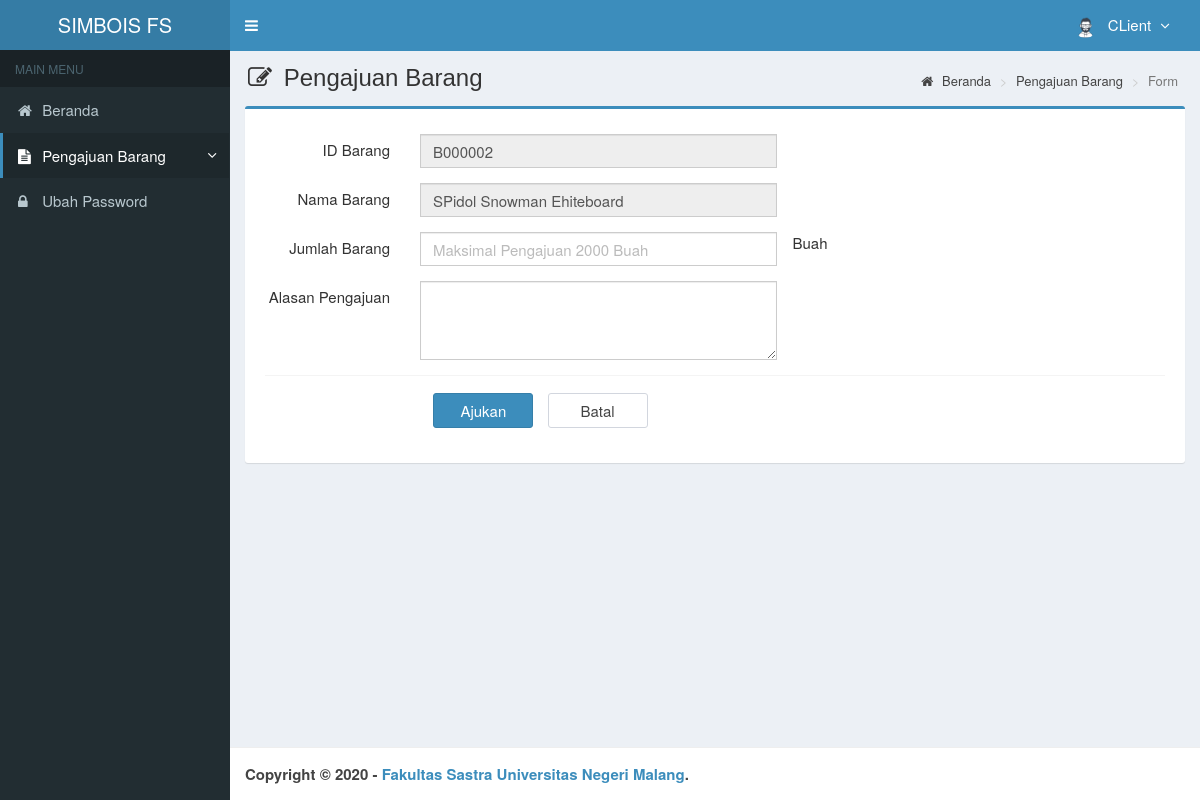
/main.php?module=form_pengajuan&id=B000002 (signed in), run on the app's committed database.
### tables this page shows
CREATE TABLE `is_users` (
  `id_user` smallint(6) NOT NULL,
  `username` varchar(50) NOT NULL,
  `nama_user` varchar(50) NOT NULL,
  `password` varchar(50) NOT NULL,
  `email` varchar(50) DEFAULT NULL,
  `telepon` varchar(13) DEFAULT NULL,
  `foto` varchar(100) DEFAULT NULL,
  `hak_akses` enum('Super Admin','Manajer','Gudang') NOT NULL,
  `status` enum('aktif','blokir') NOT NULL DEFAULT 'aktif',
  `created_at` timestamp NOT NULL DEFAULT current_timestamp(),
  `updated_at` timestamp NOT NULL DEFAULT current_timestamp() ON UPDATE current_timestamp()
);

CREATE TABLE `is_barang` (
  `id_barang` varchar(7) NOT NULL,
  `nama_barang` varchar(100) NOT NULL,
  `id_jenis` int(11) NOT NULL,
  `id_satuan` int(11) NOT NULL,
  `stok` int(11) NOT NULL DEFAULT 0,
  `created_user` smallint(6) NOT NULL,
  `created_date` timestamp NOT NULL DEFAULT current_timestamp(),
  `updated_user` smallint(6) NOT NULL,
  `updated_date` timestamp NOT NULL DEFAULT current_timestamp() ON UPDATE current_timestamp()
);

CREATE TABLE `is_satuan` (
  `id_satuan` int(11) NOT NULL,
  `nama_satuan` varchar(30) NOT NULL,
  `created_user` smallint(6) NOT NULL,
  `created_date` timestamp NOT NULL DEFAULT current_timestamp(),
  `updated_user` smallint(6) NOT NULL,
  `updated_date` timestamp NOT NULL DEFAULT current_timestamp() ON UPDATE current_timestamp()
);

### modules/pengajuan/form.php (the view, shortened to what this page needs)
<?php
if (isset($_GET['id'])) {
    $id = $_GET['id'];
} else {
}
$query = mysqli_query($mysqli, "SELECT stok,nama_barang,nama_satuan FROM `is_barang` INNER JOIN is_satuan ON is_barang.id_satuan = is_satuan.id_satuan WHERE id_barang = '$id'");
$row = mysqli_fetch_assoc($query);
?>
<section class="content-header">
    <h1>
        <i class="fa fa-edit icon-title"></i> Pengajuan Barang
    </h1>
    <ol class="breadcrumb">
        <li><a href="?module=home"><i class="fa fa-home"></i> Beranda </a></li>
        <li><a href="?module=barang">Pengajuan Barang </a></li>
        <li class="active">Form </li>
    </ol>
</section>
<section class="content">
    <div class="row">
        <div class="col-md-12">
            <div class="box box-primary">
                <form role="form" class="form-horizontal" action="modules/pengajuan/proses.php?act=insert" method="POST">
                    <div class="box-body">
                        <div class="form-group">
                            <label class="col-sm-2 control-label">ID Barang</label>
                            <div class="col-sm-5">
                                <input type="text" class="form-control" name="id_barang" value="<?php echo $_GET['id']; ?>" readonly required>
                            </div>
                        </div>
                        <div class="form-group">
                            <label class="col-sm-2 control-label">Nama Barang</label>
                            <div class="col-sm-5">
                                <input type="text" class="form-control" name="nama_barang" autocomplete="off" value="<?php echo $row['nama_barang']; ?>" readonly required>
                            </div>
                        </div>
                        <div class="form-group">
                            <label class="col-sm-2 control-label">Jumlah Barang</label>
                            <div class="col-sm-5">
                                <input type="number" class="form-control" name="jumlah" min="1" placeholder="Maksimal Pengajuan <?php echo $row['stok']; ?> <?php echo $row['nama_satuan']; ?>" max="<?php echo $row['stok']; ?>" aria-describedby="basic-addon2">
                            </div>
                            <div class="input-group-append">
                                <span class="input-group-text" id="basic-addon2"><?php echo $row['nama_satuan']; ?></span>
                            </div>
                        </div>
                        <div class="form-group">
                            <label class="col-sm-2 control-label" for="exampleFormControlTextarea1">Alasan Pengajuan </label>
                            <div class="col-sm-5">
                                <textarea class="form-control" name="alasan" id="exampleFormControlTextarea1" rows="3"></textarea>
                            </div>
                        </div>
                        <div class="box-footer">
                            <div class="form-group">
                                <div class="col-sm-offset-2 col-sm-10">
                                    <input type="submit" class="btn btn-primary btn-submit" name="ajukan" value="Ajukan">
                                    <a href="?module=home" class="btn btn-default btn-reset">Batal</a>
                                </div>
                            </div>
                        </div>
                </form>
            </div>
        </div>
    </div>
</section>

### top-menu.php (shortened to what this page needs)
<?php
require_once "config/database.php";
$query = mysqli_query($mysqli, "SELECT id_user, nama_user, foto, hak_akses FROM is_users WHERE id_user='$_SESSION[id_user]'")
                                or die('Ada kesalahan pada query tampil Manajemen User: '.mysqli_error($mysqli));
$data = mysqli_fetch_assoc($query);
?>
<li class="dropdown user user-menu">
  <a href="#" class="dropdown-toggle" data-toggle="dropdown">
  <?php
  if ($data['foto']=="") { ?>
    <img src="images/user/user-default.png" class="user-image" alt="User Image"/>
  <?php
  }
  else { ?>
    <img src="images/user/<?php echo $data['foto']; ?>" class="user-image" alt="User Image"/>
  <?php
  }
  ?>
    <span class="hidden-xs"><?php echo $data['nama_user']; ?> <i style="margin-left:5px" class="fa fa-angle-down"></i></span>
  </a>
</li>

### assets/css/style.css (style rules this page uses)
.form-horizontal .control-label { margin-bottom: 0; padding-top: 5px; text-align: right; }
label { display: inline-block; font-size: 15px; font-weight: 400; margin-bottom: 5px; max-width: 100%; }
.form-control { background-color: #fff; background-image: none; border: 1px solid #ccc; border-radius: 4px; box-shadow: 0 1px 1px rgba(0, 0, 0, 0.075) inset; color: #555; display: block; font-size: 15px; height: 34px; line-height: 1.42857; padding: 6px 12px; transition: border-color 0.15s ease-in-out 0s, box-shadow 0.15s ease-in-out 0s; width: 100%; }
.btn-default { background-color: #fff; border-color: #d2d6de; color: #444; }
.content-header { padding: 15px 18px 0; position: relative; }
.content-header > .breadcrumb { background: transparent none repeat scroll 0 0; border-radius: 2px; float: right; font-size: 13px; margin-bottom: 0; margin-top: 0; padding: 7px 12px; position: absolute; right: 10px; top: 15px; }
.btn-submit { width: 100px; margin-top: 7px; margin-right: 10px; font-size: 15px; }
.btn-reset { width: 100px; margin-top: 7px; font-size: 15px; }
.icon-title { margin-right: 5px; }
body { background-color: #fff; color: #333; font-size: 15px; line-height: 1.42857; }

### data on the page
is_users: foto (picture), nama_user "CLient"
is_barang: nama_barang "SPidol Snowman Ehiteboard", jumlah "Maksimal Pengajuan 2000 Buah", id_satuan.nama_satuan "Buah"
